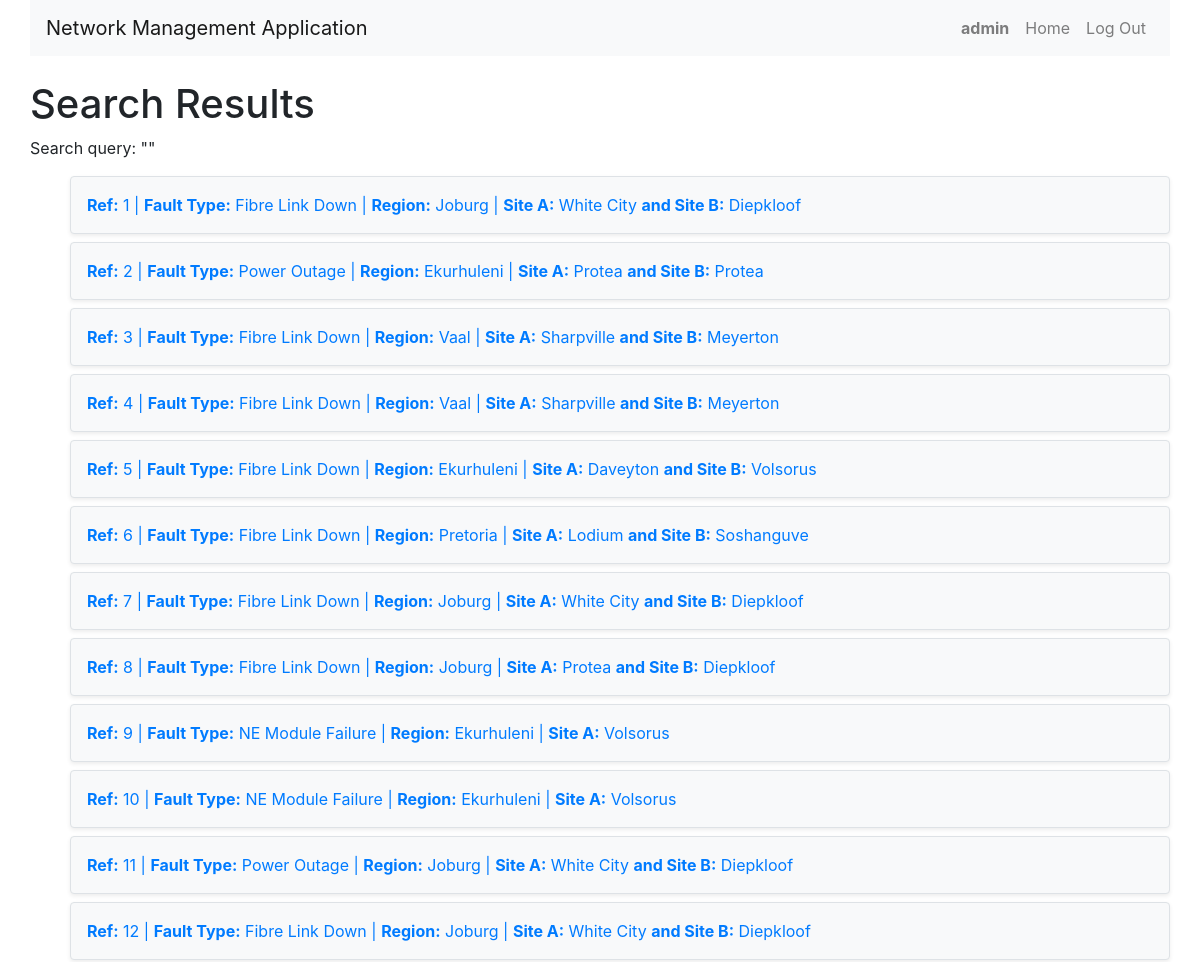
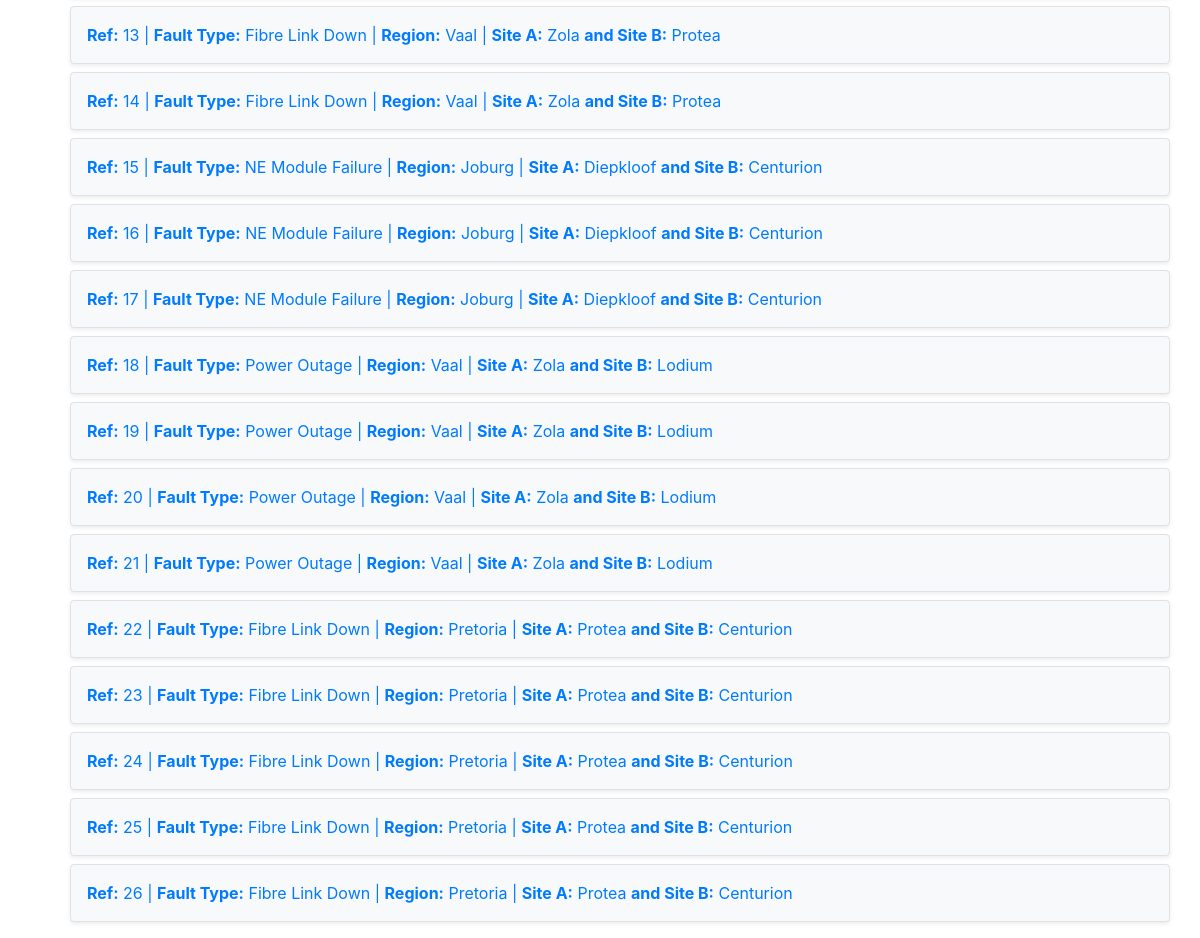
Page /search/ (signed in) on the committed database (2 pictures, top to bottom).
### nms/models.py (models this page shows, shortened)
class User(AbstractUser):
    ROLES = (
        ('noc', 'NOC Staff'),
        ('technician', 'Technician'),
        ('manager', 'Manager'),
        ('client', 'Client')
    )
    role = models.CharField(max_length=50, choices=ROLES, default='client')

class Ticket(models.Model):
    fault_start = models.CharField(max_length=255, null=True, blank=True)
    fault_end = models.CharField(max_length=255, null=True, blank=True)
    summary = models.TextField(null=True, blank=True)
    status = models.ForeignKey('TicketStatus', on_delete=models.CASCADE, related_name='tickets', default=1)
    created_at = models.DateTimeField(auto_now_add=True)
    assigned_to = models.ForeignKey(User, on_delete=models.CASCADE, related_name='tickets', null=True, blank=True)
    fault_type = models.ForeignKey(FaultType, on_delete=models.CASCADE, related_name='tickets', null=True, blank=True)
    region = models.ForeignKey(Region, on_delete=models.CASCADE, related_name='tickets', null=True, blank=True)
    site_A = models.ForeignKey(Site, on_delete=models.CASCADE, related_name='site_A_tickets', null=True, blank=True)
    site_B = models.ForeignKey(Site, on_delete=models.CASCADE, related_name='site_B_tickets', null=True, blank=True)

class FaultType(models.Model):
    name = models.CharField(max_length=100, unique=True)

class Region(models.Model):
    name = models.CharField(max_length=100, unique=True)

class Site(models.Model):
    name = models.CharField(max_length=100, unique=True)
    region = models.ForeignKey(Region, on_delete=models.CASCADE, related_name='sites')

### nms/views.py (the view)
# urls.py: path('search/', views.search_tickets, name='search_tickets'),
def search_tickets(request):
    query = request.GET.get('q', '').strip()
    tickets = Ticket.objects.all()
    if query.isdigit():  # If the input is numeric, search by fault_ref
        tickets = tickets.filter(id=query)  # Assuming 'id' is used as the fault reference
    else:  # If the input contains text
        tickets = tickets.filter(
            Q(fault_type__name__icontains=query) |  # Searching in fault_type (assuming FaultType has a 'name' field)
            Q(region__name__icontains=query) |  # Searching in region (assuming Region has a 'name' field)
            Q(site_A__name__icontains=query) |  # Searching in site_A (assuming Site has a 'name' field)
            Q(site_B__name__icontains=query) |  # Searching in site_B (assuming Site has a 'name' field)
            Q(assigned_to__username__icontains=query)  # Searching in assigned_to (username of User model)
        )
    return render(request, 'nms/search_results.html', {'tickets': tickets, 'query': query})

### nms/templates/nms/search_results.html
{% extends "nms/layout.html" %}
{% block body %}
<h1>Search Results</h1>
<p>Search query: "{{ query }}"</p>
{% if tickets %}
    <ul>
        {% for ticket in tickets %}
            <li class="links">
                <a href="/tickets/{{ ticket.id }}/details/" class="text-decoration-none">
                    <div class="p-3 mb-2 border rounded shadow-sm bg-light">
                        <strong>Ref:</strong> {{ ticket.id }} |
                        <strong>Fault Type:</strong> {{ ticket.fault_type.name }} |
                        <strong>Region:</strong> {{ ticket.region.name }} |
                        <strong>Site A:</strong> {{ ticket.site_A.name }}
                        {% if ticket.site_B %}
                            <strong>and Site B:</strong> {{ ticket.site_B.name }}
                        {% endif %}
                    </div>
                </a>
            </li>
        {% endfor %}
    </ul>
{% else %}
    <p>No matching tickets found.</p>
{% endif %}
{% endblock %}

### nms/templates/nms/layout.html (shortened to what this page needs)
{% load static %}
<!DOCTYPE html>
<html lang="en">
    <head>
        <link rel="stylesheet" href="https://stackpath.bootstrapcdn.com/bootstrap/4.4.1/css/bootstrap.min.css">
        {% load static %}
        <link href="{% static 'nms/styles.css' %}" rel="stylesheet">
    </head>
    <body>
        <div class="container-fluid">
            <div class="container-fluid">
                <nav class="navbar navbar-expand-lg navbar-light bg-light">
                    <a class="navbar-brand" href="/">Network Management Application</a>
                    <div class="collapse navbar-collapse" id="navbarNav">
                        <ul class="navbar-nav ml-auto">
                            {% if user.is_authenticated %}
                                <li class="nav-item">
                                    <a class="nav-link" href="#"><strong>{{ user.username }}</strong></a>
                                </li>
                                <li class="nav-item">
                                    <a class="nav-link" href="{% url 'index' %}">Home</a>
                                </li>
                                <li class="nav-item">
                                    <a class="nav-link" href="{% url 'logout' %}">Log Out</a>
                                </li>
                            {% endif %}
                        </ul>
                    </div>
                </nav>
          <div class="body mt-4">
            {% block body %}
            {% endblock %}
        </div>
    </div>
    </body>
</html>

### nms/static/nms/styles.css (style rules this page uses)
.links { list-style-type: none; }

### rows in the picture
User: username "admin"
Ticket: id "1", fault_type.name "Fibre Link Down", region.name "Joburg", site_A.name "White City", site_B.name "Diepkloof"
Ticket: id "2", fault_type.name "Power Outage", region.name "Ekurhuleni", site_A.name "Protea", site_B.name "Protea"
Ticket: id "3", fault_type.name "Fibre Link Down", region.name "Vaal", site_A.name "Sharpville", site_B.name "Meyerton"
Ticket: id "4", fault_type.name "Fibre Link Down", region.name "Vaal", site_A.name "Sharpville", site_B.name "Meyerton"
Ticket: id "5", fault_type.name "Fibre Link Down", region.name "Ekurhuleni", site_A.name "Daveyton", site_B.name "Volsorus"
Ticket: id "6", fault_type.name "Fibre Link Down", region.name "Pretoria", site_A.name "Lodium", site_B.name "Soshanguve"
Ticket: id "7", fault_type.name "Fibre Link Down", region.name "Joburg", site_A.name "White City", site_B.name "Diepkloof"
Ticket: id "8", fault_type.name "Fibre Link Down", region.name "Joburg", site_A.name "Protea", site_B.name "Diepkloof"
Ticket: id "9", fault_type.name "NE Module Failure", region.name "Ekurhuleni", site_A.name "Volsorus"
Ticket: id "10", fault_type.name "NE Module Failure", region.name "Ekurhuleni", site_A.name "Volsorus"
Ticket: id "11", fault_type.name "Power Outage", region.name "Joburg", site_A.name "White City", site_B.name "Diepkloof"
Ticket: id "12", fault_type.name "Fibre Link Down", region.name "Joburg", site_A.name "White City", site_B.name "Diepkloof"
Ticket: id "13", fault_type.name "Fibre Link Down", region.name "Vaal", site_A.name "Zola", site_B.name "Protea"
Ticket: id "14", fault_type.name "Fibre Link Down", region.name "Vaal", site_A.name "Zola", site_B.name "Protea"
Ticket: id "15", fault_type.name "NE Module Failure", region.name "Joburg", site_A.name "Diepkloof", site_B.name "Centurion"
Ticket: id "16", fault_type.name "NE Module Failure", region.name "Joburg", site_A.name "Diepkloof", site_B.name "Centurion"
Ticket: id "17", fault_type.name "NE Module Failure", region.name "Joburg", site_A.name "Diepkloof", site_B.name "Centurion"
Ticket: id "18", fault_type.name "Power Outage", region.name "Vaal", site_A.name "Zola", site_B.name "Lodium"
Ticket: id "19", fault_type.name "Power Outage", region.name "Vaal", site_A.name "Zola", site_B.name "Lodium"
Ticket: id "20", fault_type.name "Power Outage", region.name "Vaal", site_A.name "Zola", site_B.name "Lodium"
Ticket: id "21", fault_type.name "Power Outage", region.name "Vaal", site_A.name "Zola", site_B.name "Lodium"
Ticket: id "22", fault_type.name "Fibre Link Down", region.name "Pretoria", site_A.name "Protea", site_B.name "Centurion"
Ticket: id "23", fault_type.name "Fibre Link Down", region.name "Pretoria", site_A.name "Protea", site_B.name "Centurion"
Ticket: id "24", fault_type.name "Fibre Link Down", region.name "Pretoria", site_A.name "Protea", site_B.name "Centurion"
Ticket: id "25", fault_type.name "Fibre Link Down", region.name "Pretoria", site_A.name "Protea", site_B.name "Centurion"
Ticket: id "26", fault_type.name "Fibre Link Down", region.name "Pretoria", site_A.name "Protea", site_B.name "Centurion"
